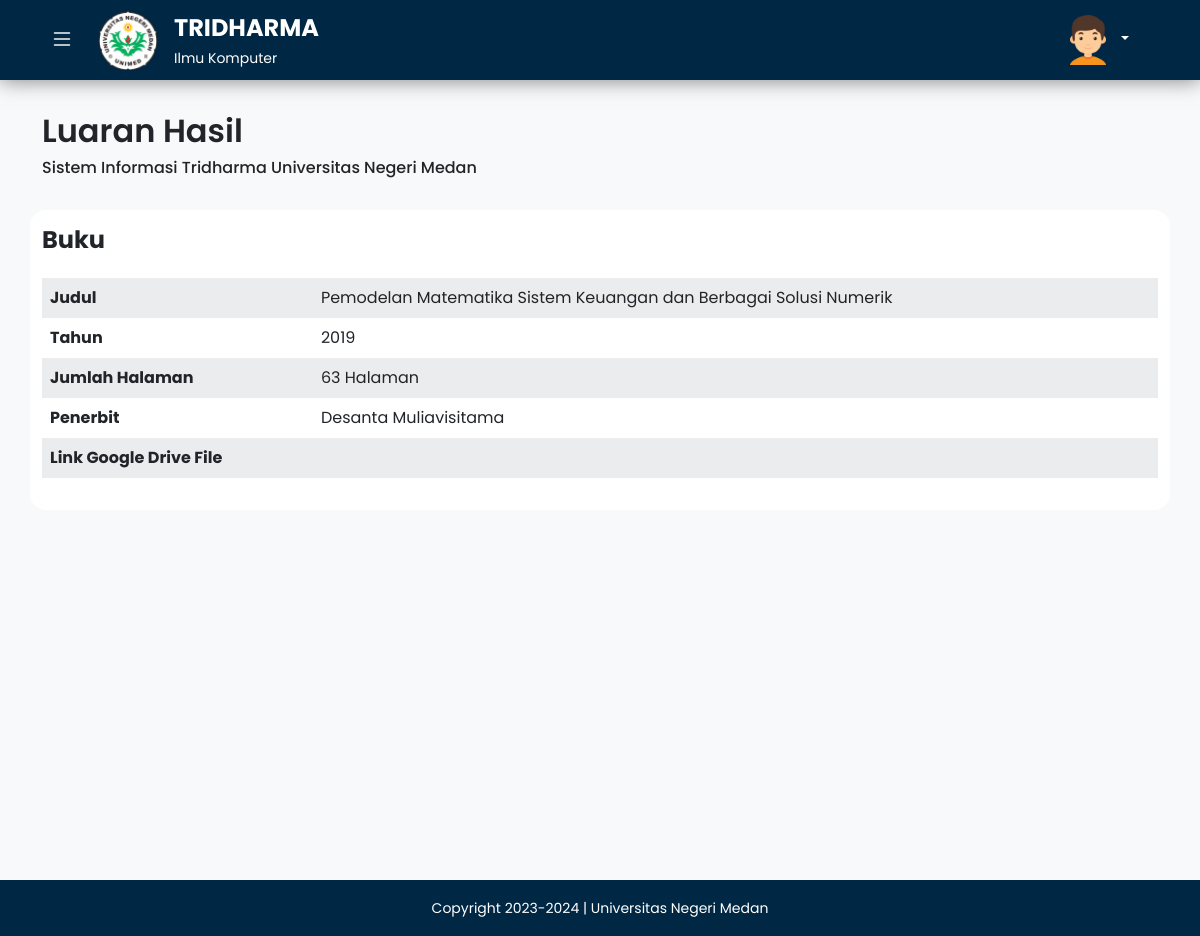
The page /buku.php (signed in) on the database its author committed.
### tables this page shows
CREATE TABLE `tb_buku` (
  `id_buku` int NOT NULL,
  `judul_buku` varchar(255) DEFAULT NULL,
  `tahun` int DEFAULT NULL,
  `jumlah_halaman` int DEFAULT NULL,
  `penerbit` varchar(50) DEFAULT NULL,
  `link_file` varchar(255) DEFAULT NULL,
  `id_dosen` int NOT NULL
);

### buku.php (the view, shortened to what this page needs)
<?php
include('./config/functions/dosen/functionAuth.php');
$result2 = mysqli_query($conn, "SELECT * FROM tb_buku WHERE id_dosen = $_SESSION[id_dosen]");
?>
<!DOCTYPE html>
<html lang="en">
  <head>
    <?php include ('./app/layouts/link.php'); ?>
  </head>
  <body>
    <div class="wrapper-content">
      <?php include ('./app/layouts/navbar.php'); ?>
      <main>
        <div class="main-wrapper d-flex">
          <section class="main-content w-100 bg-light">
            <div class="container py-4">
              <div class="row book-title justify-content-center mb-2 mb-lg-3">
                <div class="col-11 col-lg-12">
                  <div class="book-title-wrapper py-2">
                    <h2 class="fw-semibold">Luaran Hasil</h2>
                    <h6 class="text">
                      Sistem Informasi Tridharma Universitas Negeri Medan
                    </h6>
                  </div>
                </div>
              </div>
              <div class="row table-book-section justify-content-center">
                <?php while ($data = mysqli_fetch_array($result2)) { ?>
                <div class="col-11 col-lg-12 book-table-wrapper py-3 rounded-4">
                  <div class="row heading-book mb-3">
                    <div class="col-lg-12">
                      <h4 class="fw-bold">Buku</h4>
                    </div>
                  </div>
                  <div class="row table-section">
                    <div class="col-lg-12">
                      <div class="table-responsive">
                        <table class="table table-striped table-borderless">
                          <tbody>
                            <tr>
                              <th>Judul</th>
                              <td>
                                <?= $data['judul_buku']; ?>
                              </td>
                            </tr>
                            <tr>
                              <th>Tahun</th>
                              <td><?= $data['tahun']; ?></td>
                            </tr>
                            <tr>
                              <th>Jumlah Halaman</th>
                              <td><?= $data['jumlah_halaman']; ?> Halaman</td>
                            </tr>
                            <tr>
                              <th>Penerbit</th>
                              <td><?= $data['penerbit']; ?></td>
                            </tr>
                            <tr>
                              <th>Link Google Drive File</th>
                              <td><?= $data['link_file']; ?></td>
                            </tr>
                          </tbody>
                        </table>
                      </div>
                    </div>
                  </div>
                </div>
                <?php } ?>
            </div>
            </div>
          </section>
        </div>
      </main>
      <?php include ('./app/layouts/footer.php'); ?>
    </div>
  </body>
</html>

### app/assets/css/style.css (style rules this page uses)
* { margin: 0; padding: 0; box-sizing: border-box; font-family: "Poppins", sans-serif; }
.main-wrapper { position: relative; }
.main-wrapper .main-content { min-height: 100vh; }
.table-striped > tbody > tr:nth-child(odd) > td, .table-striped > tbody > tr:nth-child(odd) > th { background-color: #f8f9fa !important; }
.main-content .container .table-book-section .book-table-wrapper { background-color: white; }

### rows shown on the page
tb_buku: judul_buku "Pemodelan Matematika Sistem Keuangan dan Berbagai Solusi Numerik", tahun "2019", jumlah_halaman "63", penerbit "Desanta Muliavisitama"
